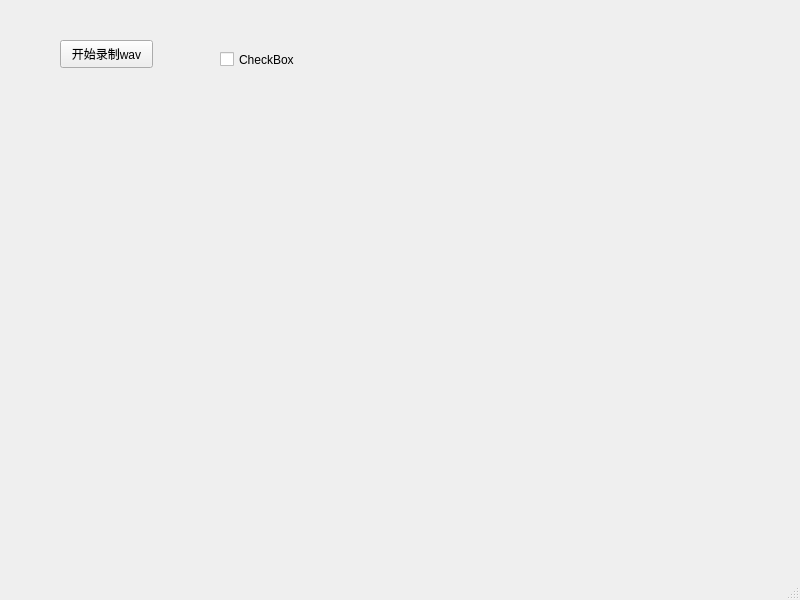
<?xml version="1.0" encoding="UTF-8"?>
<ui version="4.0">
 <class>MainWindow</class>
 <widget class="QMainWindow" name="MainWindow">
  <property name="geometry">
   <rect>
    <x>0</x>
    <y>0</y>
    <width>800</width>
    <height>600</height>
   </rect>
  </property>
  <property name="windowTitle">
   <string>MainWindow</string>
  </property>
  <widget class="QWidget" name="centralwidget">
   <widget class="QPushButton" name="audioButton">
    <property name="geometry">
     <rect>
      <x>60</x>
      <y>40</y>
      <width>93</width>
      <height>28</height>
     </rect>
    </property>
    <property name="text">
     <string>开始录制wav</string>
    </property>
   </widget>
   <widget class="QCheckBox" name="checkBox">
    <property name="geometry">
     <rect>
      <x>220</x>
      <y>50</y>
      <width>91</width>
      <height>19</height>
     </rect>
    </property>
    <property name="text">
     <string>CheckBox</string>
    </property>
   </widget>
  </widget>
  <widget class="QMenuBar" name="menubar">
   <property name="geometry">
    <rect>
     <x>0</x>
     <y>0</y>
     <width>800</width>
     <height>37</height>
    </rect>
   </property>
  </widget>
  <widget class="QStatusBar" name="statusbar"/>
 </widget>
 <resources/>
 <connections/>
</ui>
